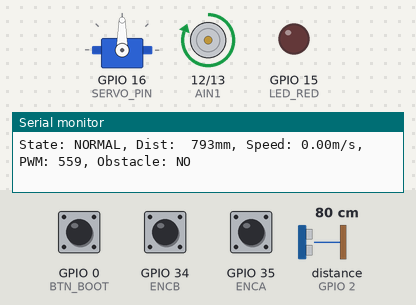
The sketch below on a simulated ESP32. On the bench: servo, motor-driver pin pairs drawn as motors (green arrow = first pin HIGH = forward, orange = second pin HIGH = backward, longer = more drive, scaled by the enable pin), output pins drawn as LEDs (lit = HIGH), the last lines printed to the serial monitor. Wiring (inferred from the names in the program): ultrasonic range finder: trigger GPIO 2; echo GPIO 2; servo: signal GPIO 16. The test bench sets the inputs (shaded band); at power-on: distance to the obstacle (sensor on GPIO 2) 80 cm, GPIO 0 (BTN_BOOT) HIGH, GPIO 34 (ENCB) HIGH, GPIO 35 (ENCA) HIGH. The echo pulse lasts 58.3 µs per cm; servo pulses on a pin are drawn as a servo (544–2400 µs = 0–180°); pins used as bus, display or sensor lines are not drawn.

Above: at 1.7 s.
1.8 s: distance to the obstacle (sensor on GPIO 2) set to 47 cm
3.8 s: distance to the obstacle (sensor on GPIO 2) set to 40 cm
At 4.8 s:
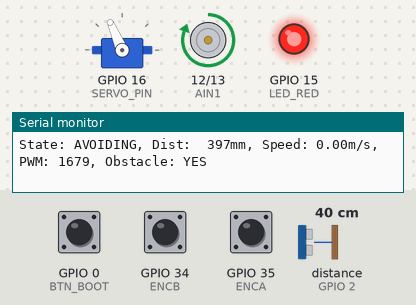
5.4 s: GPIO 0 (BTN_BOOT) pulled LOW for 0.15 s
At 6.1 s:
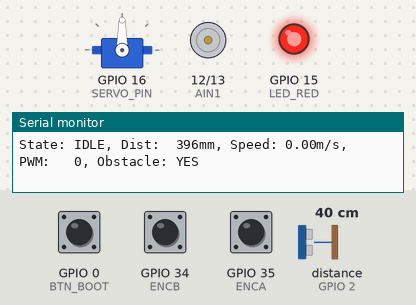
7.0 s: GPIO 0 (BTN_BOOT) pulled LOW for 1 s
9.5 s: GPIO 0 (BTN_BOOT) pulled LOW for 3.2 s
At 10.3 s:
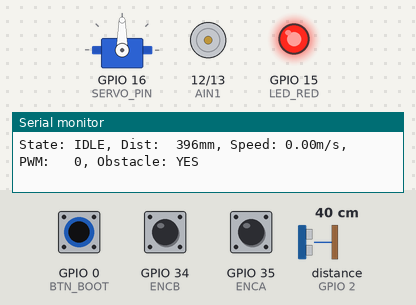
14.2 s: distance to the obstacle (sensor on GPIO 2) set to 60 cm
At 15.5 s:
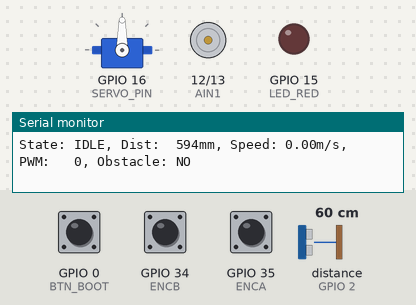
Timing chart, 0 to 17.1 s (numbered marks = the images above; inputs shaded):
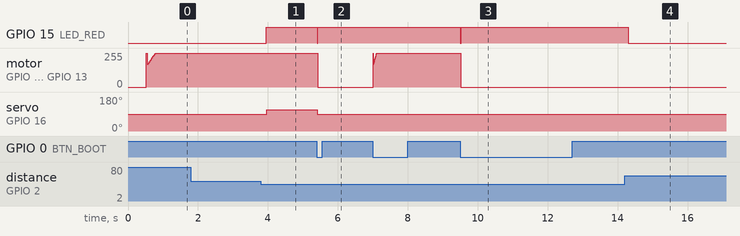

The sketch:

ultrasonic_and_avoid.ino
```cpp
#include <Arduino.h>
#include <stdint.h>
#include "freertos/FreeRTOS.h"
#include "freertos/task.h"
#include "freertos/queue.h"

// ===================== SYSTEM CONFIGURATION =====================
constexpr float Ts = 0.01;
constexpr float WHEEL_DIAMETER = 0.065;
constexpr float GEAR_RATIO = 10.0;
constexpr int PULSES_PER_REV = 11;
constexpr float QUAD_FACTOR = 4.0;
constexpr float COUNTS_PER_REV = PULSES_PER_REV * GEAR_RATIO * 2.714 * QUAD_FACTOR;

constexpr int16_t MAX_PWM = 255;
constexpr float MAX_SPEED = 1.0;
constexpr float SPEED_PER_PWM = MAX_SPEED / MAX_PWM;

constexpr int16_t PWM_NORMAL = static_cast<int16_t>(1.0 / SPEED_PER_PWM);
constexpr int16_t PWM_SLOW   = static_cast<int16_t>(0.3 / SPEED_PER_PWM);

// ===================== OBSTACLE DETECTION & AVOIDANCE PARAMETERS =====================
constexpr uint16_t SONAR_THRESHOLD_OBSTACLE = 450;   // mm - Distance threshold to trigger avoidance
constexpr float OBSTACLE_AVOID_S1 = 264.28;  // mm
constexpr float OBSTACLE_AVOID_S2 = OBSTACLE_AVOID_S1 + 528.56;  // mm
constexpr float OBSTACLE_AVOID_S3 = OBSTACLE_AVOID_S2 + 264.28;  // mm

// Servo angles for obstacle avoidance
constexpr int8_t SERVO_AVOID_LEFT = 113;
constexpr int8_t SERVO_AVOID_RIGHT = 67;
constexpr int8_t SERVO_STRAIGHT = 90;

// ===================== PIN DEFINITIONS =====================
#define ULTRASONIC_PIN 2     // Ultrasonic sensor pin
#define AIN1    12           // Motor control
#define AIN2    13           // Motor control
#define PWMA    14           // Motor PWM
#define ENCA    35           // Encoder A
#define ENCB    34           // Encoder B
#define LED_RED 15           // Status LED
#define BTN_BOOT 0           // Boot button
#define SERVO_PIN 16         // Servo control pin

// ===================== SYSTEM STATES =====================
enum SystemState {
  IDLE,
  NORMAL_OPERATION,
  AVOID_PATH,
  COMPLETED
};

SystemState currentState = NORMAL_OPERATION; // Start in normal operation
bool avoidPathActive = false;
float totalDistanceTraveled = 0.0;
float distanceTraveled = 0.0;
int32_t initialEncoderCount = 0;

// ===================== PID PARAMETERS =====================
float TARGET_SPEED = 1.0;     // Reduced target speed for safety (0.5 m/s)
float KP = 150.0;             // Proportional gain
float KI = 1000.0;            // Integral gain
float KD = 5.0;               // Derivative gain
float INTEGRAL_LIMIT = 100.0; // Anti-windup limit

// ===================== GLOBAL VARIABLES =====================
volatile int32_t encoderCount = 0;
volatile int8_t lastEncoded = 0;

int16_t motorPWM = 0;
float speed = 0.0;
uint32_t lastSpeedCalcTime = 0;
int32_t lastEncoderCount = 0;

bool motorOn = true; // Start with motor on
bool lastButtonState = HIGH;

float deltaWheelRev = 0.0;
float totalWheelRev = 0.0;

// ===================== ULTRASONIC VARIABLES =====================
float sonarDistance = 0.0;  // Global sonar distance reading
bool obstacleDetected = false;

// ===================== RTOS HANDLES =====================
TaskHandle_t ultrasonicTaskHandle = NULL;
QueueHandle_t sonarQueue = NULL;

// ===================== PID VARIABLES =====================
float error = 0.0;
float lastError = 0.0;
float integral = 0.0;
float derivative = 0.0;
float pidOutput = 0.0;

// ===================== FUNCTION DECLARATIONS =====================
void IRAM_ATTR encoderISR();
float calculateSpeed();
float calculateDistanceTraveled();
void setServoAngle(uint8_t angle);
void resetPathEncoder();
float computePID(float currentSpeed, float targetSpeed);
void setMotor(int16_t pwm);
void updateAvoidPathState();
int8_t getSonarDistance(float* distance);
void ultrasonicTask(void *parameter);
bool checkForObstacle();

// ===================== ULTRASONIC SENSOR FUNCTIONS =====================
int8_t getSonarDistance(float* distance) {
    static float lastDistance = 800.0f; // For simple low-pass filter
    static bool firstReading = true;    // Flag to handle first reading specially
    const float alpha = 0.25f;          // Filter coefficient
    const float maxDistance = 800.0f;   // Max distance in mm

    if (!distance) return -1; // ERROR_INVALID_PARAMETER

    // Trigger pulse
    pinMode(ULTRASONIC_PIN, OUTPUT);
    digitalWrite(ULTRASONIC_PIN, LOW);
    delayMicroseconds(2);
    digitalWrite(ULTRASONIC_PIN, HIGH);
    delayMicroseconds(10);
    digitalWrite(ULTRASONIC_PIN, LOW);

    // Read echo
    pinMode(ULTRASONIC_PIN, INPUT);
    uint32_t duration = pulseIn(ULTRASONIC_PIN, HIGH, 30000); // Timeout 30ms (~5m)

    if (duration == 0) {
        // Timeout occurred
        *distance = maxDistance;
        return -2; // ERROR_ULTRASONIC_TIMEOUT
    }

    // Convert to mm (speed of sound ~340 m/s = 0.34 mm/us)
    // Divide by 2 for round trip, so 0.34/2 = 0.17 mm/us
    float newDistance = duration * 0.17f;

    // Clamp maximum distance
    if (newDistance > maxDistance) newDistance = maxDistance;

    // Apply low-pass filter
    if (firstReading) {
        lastDistance = newDistance;
        firstReading = false;
    } else {
        lastDistance = alpha * newDistance + (1 - alpha) * lastDistance;
    }

    *distance = lastDistance;
    return 0; // ERROR_SUCCESS
}

// ===================== ULTRASONIC TASK (RUNS ON SEPARATE CORE) =====================
void ultrasonicTask(void *parameter) {
    float distance = 0.0;

    Serial.println("Ultrasonic task started on core: " + String(xPortGetCoreID()));

    for(;;) {
        // Read ultrasonic sensor
        int8_t result = getSonarDistance(&distance);

        // Send data to main task via queue (non-blocking)
        if (sonarQueue != NULL) {
            xQueueOverwrite(sonarQueue, &distance);
        }

        // Task delay - adjust frequency as needed (20Hz = 50ms)
        vTaskDelay(pdMS_TO_TICKS(50));
    }
}

// ===================== OBSTACLE DETECTION FUNCTION =====================
bool checkForObstacle() {
    float currentDistance = sonarDistance;
    bool obstacle = (currentDistance > 0 && currentDistance < SONAR_THRESHOLD_OBSTACLE);

    // Visual feedback
    digitalWrite(LED_RED, obstacle ? HIGH : LOW); // LED ON when obstacle detected

    return obstacle;
}

// ===================== ENCODER ISR =====================
void IRAM_ATTR encoderISR() {
  int8_t MSB = digitalRead(ENCA);
  int8_t LSB = digitalRead(ENCB);
  int8_t encoded = (MSB << 1) | LSB;
  int8_t sum = (lastEncoded << 2) | encoded;

  if (sum == 0b0001 || sum == 0b0111 || sum == 0b1110 || sum == 0b1000) encoderCount--;
  else if (sum == 0b0010 || sum == 0b1011 || sum == 0b1101 || sum == 0b0100) encoderCount++;

  lastEncoded = encoded;
}

// ===================== SPEED CALCULATION =====================
float calculateSpeed() {
  uint32_t currentTime = millis();
  float deltaTime = (currentTime - lastSpeedCalcTime) / 1000.0; // seconds
  if (deltaTime <= 0) return speed;

  int32_t deltaCount = encoderCount - lastEncoderCount;
  deltaWheelRev = deltaCount / COUNTS_PER_REV; // revolutions in this period
  totalWheelRev += deltaWheelRev;

  float distance = deltaWheelRev * (WHEEL_DIAMETER * 3.14159265);
  speed = distance / deltaTime;

  lastEncoderCount = encoderCount;
  lastSpeedCalcTime = currentTime;

  return speed;
}

// ===================== DISTANCE CALCULATION =====================
float calculateDistanceTraveled() {
  int32_t currentCount = encoderCount;
  float wheelRev = (currentCount - initialEncoderCount) / COUNTS_PER_REV;
  float distance = wheelRev * (WHEEL_DIAMETER * 3.14159265) * 1000; // Distance in mm
  return distance;
}

// ===================== SERVO CONTROL =====================
void setServoAngle(uint8_t angle) {
  // Simple PWM servo control - adjust pulse width for your servo
  uint16_t pulseWidth = map(angle, 0, 180, 500, 2400);
  digitalWrite(SERVO_PIN, HIGH);
  delayMicroseconds(pulseWidth);
  digitalWrite(SERVO_PIN, LOW);
  delay(15); // Wait for servo to reach position
}

// ===================== RESET ENCODER FOR PATH =====================
void resetPathEncoder() {
  initialEncoderCount = encoderCount;
  distanceTraveled = 0.0;
}

// ===================== PID CONTROLLER =====================
float computePID(float currentSpeed, float targetSpeed) {
  // Calculate error
  error = targetSpeed - currentSpeed;

  // Proportional term
  float proportional = KP * error;

  // Integral term with anti-windup
  integral += error * Ts;

  // Clamp integral to prevent windup
  if (integral > INTEGRAL_LIMIT) integral = INTEGRAL_LIMIT;
  if (integral < -INTEGRAL_LIMIT) integral = -INTEGRAL_LIMIT;

  float integralTerm = KI * integral;

  // Derivative term (filtered)
  derivative = (error - lastError) / Ts;
  float derivativeTerm = KD * derivative;

  // Compute PID output
  pidOutput = proportional + integralTerm + derivativeTerm;

  // Store error for next iteration
  lastError = error;

  return pidOutput;
}

// ===================== MOTOR CONTROL =====================
void setMotor(int16_t pwm) {
  // Apply PWM limits
  if (pwm > MAX_PWM) pwm = MAX_PWM;
  if (pwm < -MAX_PWM) pwm = -MAX_PWM;

  if (pwm >= 0) {
    analogWrite(PWMA, pwm);
    digitalWrite(AIN1, HIGH);
    digitalWrite(AIN2, LOW);
  } else {
    analogWrite(PWMA, -pwm);
    digitalWrite(AIN1, LOW);
    digitalWrite(AIN2, HIGH);
  }
}

// ===================== OBSTACLE AVOIDANCE STATE MACHINE =====================
void updateAvoidPathState() {
  if (currentState != AVOID_PATH) return;

  distanceTraveled = calculateDistanceTraveled();

  // Initialize path on first entry
  if (!avoidPathActive) {
    setServoAngle(SERVO_AVOID_LEFT);  // Start turning left
    resetPathEncoder();               // Reset distance measurement
    avoidPathActive = true;
    Serial.println("Avoidance started - Stage 1: Turn left");
  }

  // State transitions based on distance
  if (distanceTraveled < OBSTACLE_AVOID_S1) {
    // Stage 1: Turn left
    setServoAngle(SERVO_AVOID_LEFT);
  } else if (distanceTraveled < OBSTACLE_AVOID_S2) {
    // Stage 2: Turn right
    setServoAngle(SERVO_AVOID_RIGHT);
    if (distanceTraveled < OBSTACLE_AVOID_S1 + 10) {
      Serial.println("Stage 2: Turn right");
    }
  } else if (distanceTraveled < OBSTACLE_AVOID_S3) {
    // Stage 3: Turn left again
    setServoAngle(SERVO_AVOID_LEFT);
    if (distanceTraveled < OBSTACLE_AVOID_S2 + 10) {
      Serial.println("Stage 3: Turn left");
    }
  } else {
    // Path completed - return to normal operation
    currentState = NORMAL_OPERATION;
    avoidPathActive = false;
    setServoAngle(SERVO_STRAIGHT); // Go straight
    Serial.println("Avoidance completed - Returning to normal operation");
  }
}

// ===================== SETUP =====================
void setup() {
  Serial.begin(115200);
  delay(500);

  // Initialize pins
  pinMode(AIN1, OUTPUT);
  pinMode(AIN2, OUTPUT);
  pinMode(PWMA, OUTPUT);
  pinMode(ENCA, INPUT);
  pinMode(ENCB, INPUT);
  pinMode(LED_RED, OUTPUT);
  pinMode(BTN_BOOT, INPUT_PULLUP);
  pinMode(SERVO_PIN, OUTPUT);
  pinMode(ULTRASONIC_PIN, INPUT);

  // Use external pull-up resistors for encoder pins
  attachInterrupt(digitalPinToInterrupt(ENCA), encoderISR, CHANGE);
  attachInterrupt(digitalPinToInterrupt(ENCB), encoderISR, CHANGE);

  // Initialize motor and servo
  setMotor(0);
  setServoAngle(SERVO_STRAIGHT); // Start with straight steering

  // Initialize variables
  lastSpeedCalcTime = millis();
  lastEncoderCount = encoderCount;
  initialEncoderCount = encoderCount;

  // Initialize PID variables
  error = 0.0;
  lastError = 0.0;
  integral = 0.0;
  derivative = 0.0;

  // Create queue for sonar data
  sonarQueue = xQueueCreate(1, sizeof(float));

  if (sonarQueue == NULL) {
    Serial.println("Error creating sonar queue!");
  }

  // Create ultrasonic task on core 0
  xTaskCreatePinnedToCore(
      ultrasonicTask,        // Task function
      "UltrasonicTask",      // Task name
      4096,                 // Stack size (bytes)
      NULL,                 // Parameter
      1,                    // Priority
      &ultrasonicTaskHandle,// Task handle
      0                     // Core number (0)
  );

  // Verify task creation
  if (ultrasonicTaskHandle == NULL) {
    Serial.println("Error creating ultrasonic task!");
  } else {
    Serial.println("Ultrasonic task created successfully");
  }

  Serial.println("Setup completed - System ready");
  Serial.println("State: NORMAL_OPERATION - Moving forward");
  digitalWrite(LED_RED, LOW); // LED off initially
}

// ===================== MAIN LOOP =====================
void loop() {
  static uint32_t lastPIDTime = 0;
  static uint32_t lastPrintTime = 0;
  static bool lastObstacleState = false;
  uint32_t currentTime = millis();

  // Receive sonar data from queue (non-blocking)
  float newDistance;
  if (xQueueReceive(sonarQueue, &newDistance, 0) == pdTRUE) {
    sonarDistance = newDistance;
  }

  // Check for obstacles
  obstacleDetected = checkForObstacle();

  // State transition: Obstacle detected in normal operation
  if (currentState == NORMAL_OPERATION && obstacleDetected && !lastObstacleState) {
    currentState = AVOID_PATH;
    avoidPathActive = false; // Will be activated in state machine
    Serial.println("OBSTACLE DETECTED! Starting avoidance maneuver");
    Serial.println("Distance: " + String(sonarDistance) + " mm");
  }

  lastObstacleState = obstacleDetected;

  // Button control for manual motor toggle
  bool buttonState = digitalRead(BTN_BOOT);
  if (buttonState == LOW && lastButtonState == HIGH) {
    motorOn = !motorOn;
    digitalWrite(LED_RED, motorOn ? (obstacleDetected ? HIGH : LOW) : LOW);

    if (motorOn) {
      integral = 0.0;
      lastError = 0.0;
      if (currentState == COMPLETED) {
        currentState = NORMAL_OPERATION;
      }
    } else {
      currentState = IDLE;
      avoidPathActive = false;
      setServoAngle(SERVO_STRAIGHT);
    }
    Serial.println("Motor: " + String(motorOn ? "ON" : "OFF"));
  }
  lastButtonState = buttonState;

  // Update speed calculation
  calculateSpeed();

  // Run PID control at fixed intervals (10ms)
  if (motorOn && (currentTime - lastPIDTime >= Ts * 1000)) {
    // Compute PID output for constant speed
    float pidOutput = computePID(speed, TARGET_SPEED);
    motorPWM = (int16_t)pidOutput;

    // Apply motor command
    setMotor(motorPWM);

    // Update obstacle avoidance state machine
    if (currentState == AVOID_PATH) {
      updateAvoidPathState();
    } else if (currentState == NORMAL_OPERATION) {
      // Ensure straight steering in normal operation
      setServoAngle(SERVO_STRAIGHT);
    }

    lastPIDTime = currentTime;
  } else if (!motorOn) {
    // Stop motor when disabled
    setMotor(0);
    motorPWM = 0;
    integral = 0.0;
  }

  // Print status periodically (every 200ms)
  if (currentTime - lastPrintTime > 200) {
    Serial.printf("State: %s, Dist: %4.0fmm, Speed: %4.2fm/s, PWM: %3d, Obstacle: %s\n",
                  currentState == NORMAL_OPERATION ? "NORMAL" :
                  currentState == AVOID_PATH ? "AVOIDING" : "IDLE",
                  sonarDistance, speed, motorPWM,
                  obstacleDetected ? "YES" : "NO");
    lastPrintTime = currentTime;
  }

  delay(10); // Small delay for stability
}
```

Measured:
- the behaviour switches between 45 and 44 cm on distance to the obstacle (sensor on GPIO 2) (found by bisection; images 0 and 1)
- after the input at 3.8 s, GPIO 15 (LED_RED): LOW → HIGH after 0.16 s; servo on GPIO 16 (SERVO_PIN): 90° → 113° after 0.16 s
- after the input at 5.4 s, GPIO 15 (LED_RED): HIGH → LOW at once, → HIGH 0.03 s later; motor on GPIO 12 (AIN1) / GPIO 13 (AIN2): forward 255/255 → stopped at once; servo on GPIO 16 (SERVO_PIN): 113° → 90° at once
- after the input at 9.5 s, GPIO 15 (LED_RED): HIGH → LOW at once, → HIGH 0.03 s later; motor on GPIO 12 (AIN1) / GPIO 13 (AIN2): forward 255/255 → stopped at once
- after the input at 14.2 s, GPIO 15 (LED_RED): HIGH → LOW after 0.11 s
